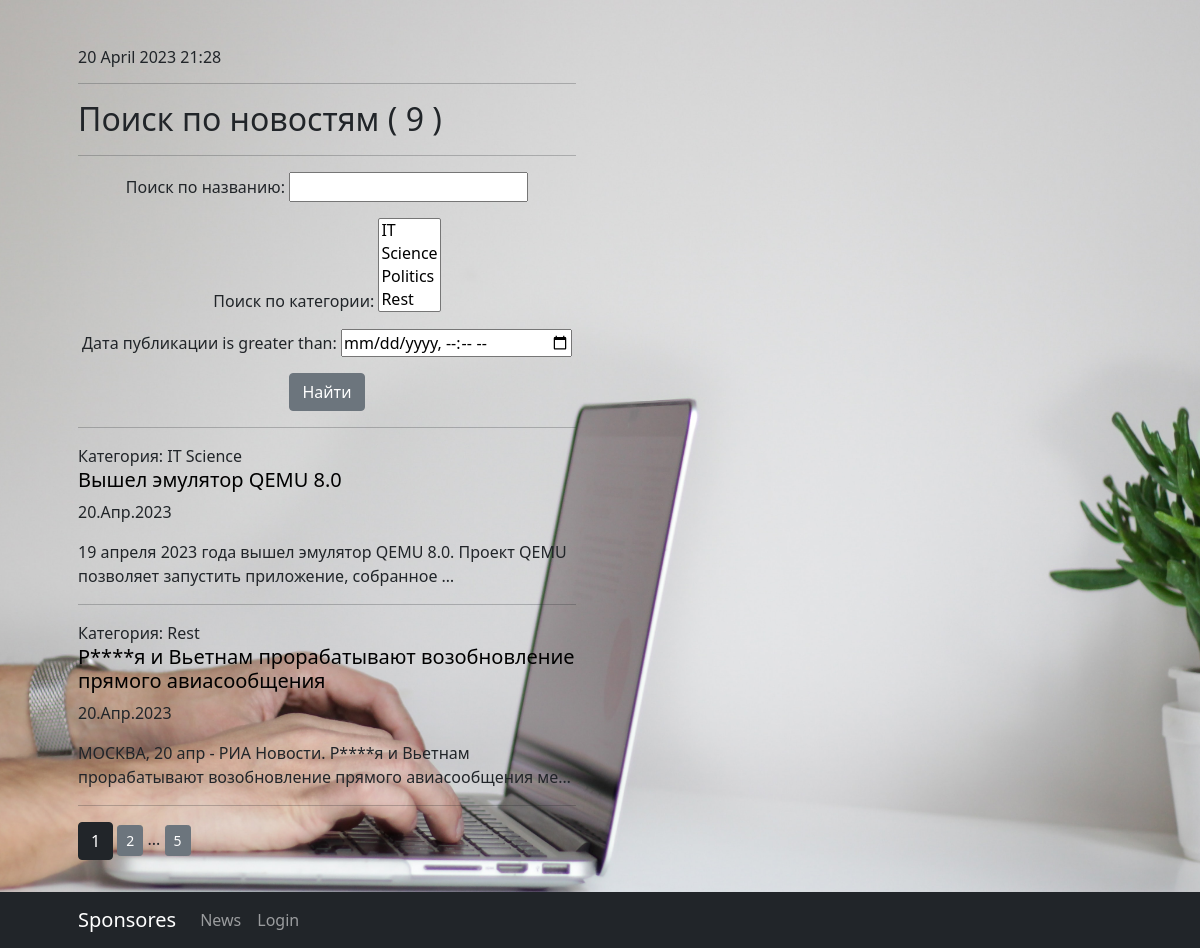
The app's page /news/search/ with its own data.
### News/models.py (models this page shows, shortened)
class Post(models.Model):
    NEWS = 'NE'
    ARTICLE = 'AR'
    POSTTYPES = [
        (NEWS, 'Новость'),
        (ARTICLE, 'Статья'),
    ]
    post_author = models.ForeignKey(Author, on_delete=models.CASCADE, verbose_name='Автор')
    post_type = models.CharField(max_length=2, choices=POSTTYPES, default=NEWS, verbose_name='Тип поста')
    post_time_in = models.DateTimeField(auto_now_add=True, verbose_name='Дата публикации')
    post_category = models.ManyToManyField(Category, through='PostCategory', verbose_name='Категория поста')
    post_title = models.CharField(max_length=255, verbose_name='Заголовок')
    post_text = models.TextField(verbose_name='Текст')
    post_rating = models.FloatField(default=0, verbose_name='Рейтинг')
    class Meta:
        verbose_name = 'Пост'
        verbose_name_plural = 'Посты'
        ordering = ['-post_time_in']

class Category(models.Model):
    category_name = models.CharField(max_length=255, unique=True)
    subscribers = models.ManyToManyField(User, related_name='categories')
    def __str__(self):
        return f'{self.category_name}'
    class Meta:
        verbose_name = 'Категория'
        verbose_name_plural = 'Категории'

### News/views.py (the view)
# urls.py: path('search/', PostListSearch.as_view(), name='post_search'),
class PostListSearch(ListView):
    model = Post
    ordering = '-post_time_in'
    template_name = 'search.html'
    context_object_name = 'post'
    paginate_by = 2
    def get_queryset(self):
        queryset = super().get_queryset()
        self.filterset = PostFilter(self.request.GET, queryset)
        return self.filterset.qs
    def get_context_data(self, **kwargs):
        context = super().get_context_data(**kwargs)
        context['filterset'] = self.filterset
        return context

### News/templatetags/custom_filters.py (called while the page is built)
@register.filter()
def censor(text):
    bad_words = ['bad', 'author', 'better', 'but', 'отпуск', 'Росси']
    if type(text) == str:
        for i in bad_words:
            text = text.replace(i[1:], '*' * len(i[1:]))
    return text

### News/templatetags/custom_tags.py (called while the page is built)
@register.simple_tag()
def current_time(format_string='%d %B %Y %H:%M'):
    return datetime.now().strftime(format_string)

@register.simple_tag(takes_context=True)
def url_replace(context, **kwargs):
    d = context['request'].GET.copy()
    for k, v in kwargs.items():
        d[k] = v
    return d.urlencode()

### News/templates/search.html (shortened to what this page needs)
{% extends 'flatpages/default.html' %}
{% load custom_filters %}
{% load custom_tags %}
{% block content %}
    <h6>{% current_time %}</h6>
    <hr>
    <h2>Поиск по новостям ( {{ page_obj.paginator.count }} )</h2>
    <form action="" method="get" style="text-align: center;">
        <hr>
        {{ filterset.form.as_p }}
        <input type="submit" class="btn btn-secondary" value="Найти" />
    </form>
    <hr>
    {% if post %}
        {% for post in post %}
            Категория:
            {% for cat in post.post_category.all %}
                {{ cat.category_name }}
            {% endfor %}
            <a class="mylink" href="/news/{{ post.id }}"><h5>{{ post.post_title|censor }}</h5></a>
            <p>{{ post.post_time_in|date:'d.M.Y'}}</p>
            <p>{{ post.post_text|truncatechars:100|censor }}</p>
            <hr>
        {% endfor %}
    {% else %}
       <h2>Новостей нет!</h2>
    {% endif %}
   <a class="btn btn-dark">{{ page_obj.number }}</a>
   {% if page_obj.has_next %}
       <a class="btn btn-secondary btn-sm" href="?{% url_replace page=page_obj.next_page_number %}">{{ page_obj.next_page_number }}</a>
       {% if paginator.num_pages != page_obj.next_page_number %}
           ...
           <a class="btn btn-secondary btn-sm" href="?{% url_replace page=page_obj.paginator.num_pages %}">{{ page_obj.paginator.num_pages }}</a>
       {% endif %}
   {% endif %}
{% endblock content %}

### News/templates/search.html (style rules this page uses)
.mylink { color:black; text-decoration: none }

### records on screen
Post: post_title|censor "Вышел эмулятор QEMU 8.0", post_time_in "20.Апр.2023", post_text|censor "19 апреля 2023 года вышел эмулятор QEMU 8.0. Проект QEMU позволяет запустить приложение, собранное …"
Category: category_name "IT"
Category: category_name "Science"
Post: post_title|censor "Р****я и Вьетнам прорабатывают возобновление прямого авиасообщения", post_time_in "20.Апр.2023", post_text|censor "МОСКВА, 20 апр - РИА Новости. Р****я и Вьетнам прорабатывают возобновление прямого авиасообщения ме…"
Category: category_name "Rest"

### other values on screen
{{ page_obj.paginator.count }} "9"
{{ page_obj.number }} "1"
{{ page_obj.next_page_number }} "2"
{{ page_obj.paginator.num_pages }} "5"
